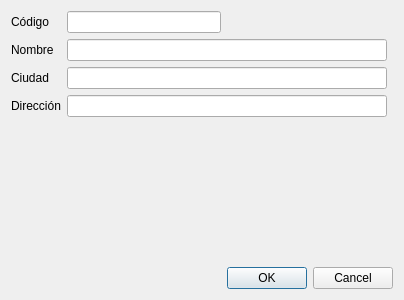
<?xml version="1.0" encoding="UTF-8"?>
<ui version="4.0">
 <class>CentrosFicha</class>
 <widget class="QDialog" name="CentrosFicha">
  <property name="geometry">
   <rect>
    <x>0</x>
    <y>0</y>
    <width>404</width>
    <height>300</height>
   </rect>
  </property>
  <property name="windowTitle">
   <string>Ficha de centro</string>
  </property>
  <layout class="QGridLayout" name="gridLayout_2">
   <item row="0" column="0">
    <layout class="QGridLayout" name="gridLayout">
     <item row="2" column="0">
      <widget class="QLabel" name="label_2">
       <property name="text">
        <string>Ciudad</string>
       </property>
      </widget>
     </item>
     <item row="1" column="0">
      <widget class="QLabel" name="label_4">
       <property name="text">
        <string>Nombre</string>
       </property>
      </widget>
     </item>
     <item row="0" column="0">
      <widget class="QLabel" name="label_3">
       <property name="text">
        <string>Código</string>
       </property>
      </widget>
     </item>
     <item row="0" column="1">
      <widget class="QLineEdit" name="edtCodigo">
       <property name="readOnly">
        <bool>true</bool>
       </property>
      </widget>
     </item>
     <item row="1" column="1" colspan="3">
      <widget class="QLineEdit" name="edtNombre">
       <property name="maxLength">
        <number>150</number>
       </property>
      </widget>
     </item>
     <item row="2" column="1" colspan="3">
      <widget class="QLineEdit" name="edtCiudad">
       <property name="maxLength">
        <number>150</number>
       </property>
      </widget>
     </item>
     <item row="0" column="2">
      <spacer name="horizontalSpacer">
       <property name="orientation">
        <enum>Qt::Horizontal</enum>
       </property>
       <property name="sizeHint" stdset="0">
        <size>
         <width>40</width>
         <height>20</height>
        </size>
       </property>
      </spacer>
     </item>
     <item row="3" column="0">
      <widget class="QLabel" name="label">
       <property name="text">
        <string>Dirección</string>
       </property>
      </widget>
     </item>
     <item row="3" column="1" colspan="3">
      <widget class="QLineEdit" name="edtDireccion"/>
     </item>
    </layout>
   </item>
   <item row="1" column="0">
    <spacer name="verticalSpacer">
     <property name="orientation">
      <enum>Qt::Vertical</enum>
     </property>
     <property name="sizeHint" stdset="0">
      <size>
       <width>20</width>
       <height>160</height>
      </size>
     </property>
    </spacer>
   </item>
   <item row="2" column="0" colspan="2">
    <widget class="QDialogButtonBox" name="buttonBox">
     <property name="orientation">
      <enum>Qt::Horizontal</enum>
     </property>
     <property name="standardButtons">
      <set>QDialogButtonBox::Cancel|QDialogButtonBox::Ok</set>
     </property>
    </widget>
   </item>
  </layout>
 </widget>
 <tabstops>
  <tabstop>edtNombre</tabstop>
  <tabstop>edtCiudad</tabstop>
  <tabstop>buttonBox</tabstop>
  <tabstop>edtCodigo</tabstop>
 </tabstops>
 <resources/>
 <connections>
  <connection>
   <sender>buttonBox</sender>
   <signal>accepted()</signal>
   <receiver>CentrosFicha</receiver>
   <slot>accept()</slot>
   <hints>
    <hint type="sourcelabel">
     <x>248</x>
     <y>254</y>
    </hint>
    <hint type="destinationlabel">
     <x>157</x>
     <y>274</y>
    </hint>
   </hints>
  </connection>
  <connection>
   <sender>buttonBox</sender>
   <signal>rejected()</signal>
   <receiver>CentrosFicha</receiver>
   <slot>reject()</slot>
   <hints>
    <hint type="sourcelabel">
     <x>316</x>
     <y>260</y>
    </hint>
    <hint type="destinationlabel">
     <x>286</x>
     <y>274</y>
    </hint>
   </hints>
  </connection>
 </connections>
</ui>
